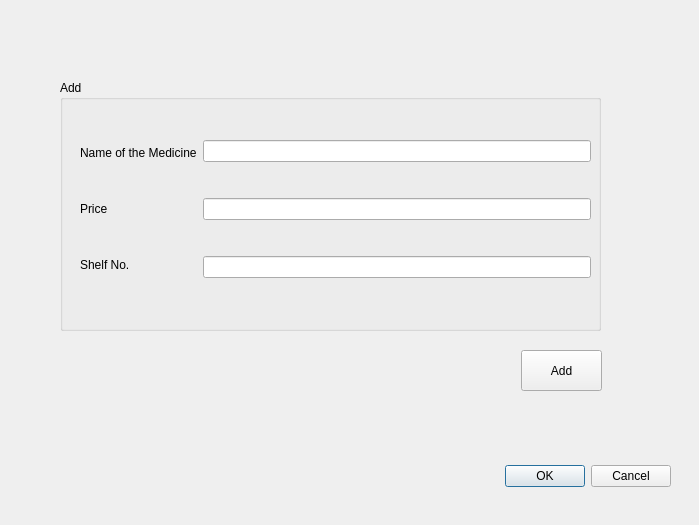
<?xml version="1.0" encoding="UTF-8"?>
<ui version="4.0">
 <class>addDialog</class>
 <widget class="QDialog" name="addDialog">
  <property name="geometry">
   <rect>
    <x>0</x>
    <y>0</y>
    <width>699</width>
    <height>525</height>
   </rect>
  </property>
  <property name="windowTitle">
   <string>Dialog</string>
  </property>
  <widget class="QDialogButtonBox" name="buttonBox">
   <property name="geometry">
    <rect>
     <x>330</x>
     <y>460</y>
     <width>341</width>
     <height>32</height>
    </rect>
   </property>
   <property name="orientation">
    <enum>Qt::Horizontal</enum>
   </property>
   <property name="standardButtons">
    <set>QDialogButtonBox::Cancel|QDialogButtonBox::Ok</set>
   </property>
  </widget>
  <widget class="QGroupBox" name="groupBox">
   <property name="geometry">
    <rect>
     <x>60</x>
     <y>80</y>
     <width>541</width>
     <height>251</height>
    </rect>
   </property>
   <property name="title">
    <string>Add</string>
   </property>
   <widget class="QWidget" name="">
    <property name="geometry">
     <rect>
      <x>20</x>
      <y>30</y>
      <width>511</width>
      <height>201</height>
     </rect>
    </property>
    <layout class="QHBoxLayout" name="horizontalLayout">
     <item>
      <layout class="QVBoxLayout" name="verticalLayout_2">
       <item>
        <widget class="QLabel" name="label">
         <property name="sizePolicy">
          <sizepolicy hsizetype="Preferred" vsizetype="Fixed">
           <horstretch>0</horstretch>
           <verstretch>0</verstretch>
          </sizepolicy>
         </property>
         <property name="text">
          <string>Name of the Medicine</string>
         </property>
         <property name="buddy">
          <cstring>lineEdit_name</cstring>
         </property>
        </widget>
       </item>
       <item>
        <widget class="QLabel" name="label_2">
         <property name="sizePolicy">
          <sizepolicy hsizetype="Preferred" vsizetype="Fixed">
           <horstretch>0</horstretch>
           <verstretch>0</verstretch>
          </sizepolicy>
         </property>
         <property name="text">
          <string>Price</string>
         </property>
         <property name="buddy">
          <cstring>lineEdit_price</cstring>
         </property>
        </widget>
       </item>
       <item>
        <widget class="QLabel" name="label_3">
         <property name="sizePolicy">
          <sizepolicy hsizetype="Preferred" vsizetype="Fixed">
           <horstretch>0</horstretch>
           <verstretch>0</verstretch>
          </sizepolicy>
         </property>
         <property name="text">
          <string>Shelf No.</string>
         </property>
         <property name="buddy">
          <cstring>lineEdit_desc</cstring>
         </property>
        </widget>
       </item>
      </layout>
     </item>
     <item>
      <layout class="QVBoxLayout" name="verticalLayout">
       <item>
        <widget class="QLineEdit" name="lineEdit_name"/>
       </item>
       <item>
        <widget class="QLineEdit" name="lineEdit_price"/>
       </item>
       <item>
        <widget class="QLineEdit" name="lineEdit_desc"/>
       </item>
      </layout>
     </item>
    </layout>
   </widget>
  </widget>
  <widget class="QPushButton" name="pushButton">
   <property name="geometry">
    <rect>
     <x>521</x>
     <y>350</y>
     <width>81</width>
     <height>41</height>
    </rect>
   </property>
   <property name="text">
    <string>Add</string>
   </property>
  </widget>
 </widget>
 <resources/>
 <connections>
  <connection>
   <sender>buttonBox</sender>
   <signal>accepted()</signal>
   <receiver>addDialog</receiver>
   <slot>accept()</slot>
   <hints>
    <hint type="sourcelabel">
     <x>548</x>
     <y>474</y>
    </hint>
    <hint type="destinationlabel">
     <x>157</x>
     <y>274</y>
    </hint>
   </hints>
  </connection>
  <connection>
   <sender>buttonBox</sender>
   <signal>rejected()</signal>
   <receiver>addDialog</receiver>
   <slot>reject()</slot>
   <hints>
    <hint type="sourcelabel">
     <x>616</x>
     <y>480</y>
    </hint>
    <hint type="destinationlabel">
     <x>286</x>
     <y>274</y>
    </hint>
   </hints>
  </connection>
 </connections>
</ui>
